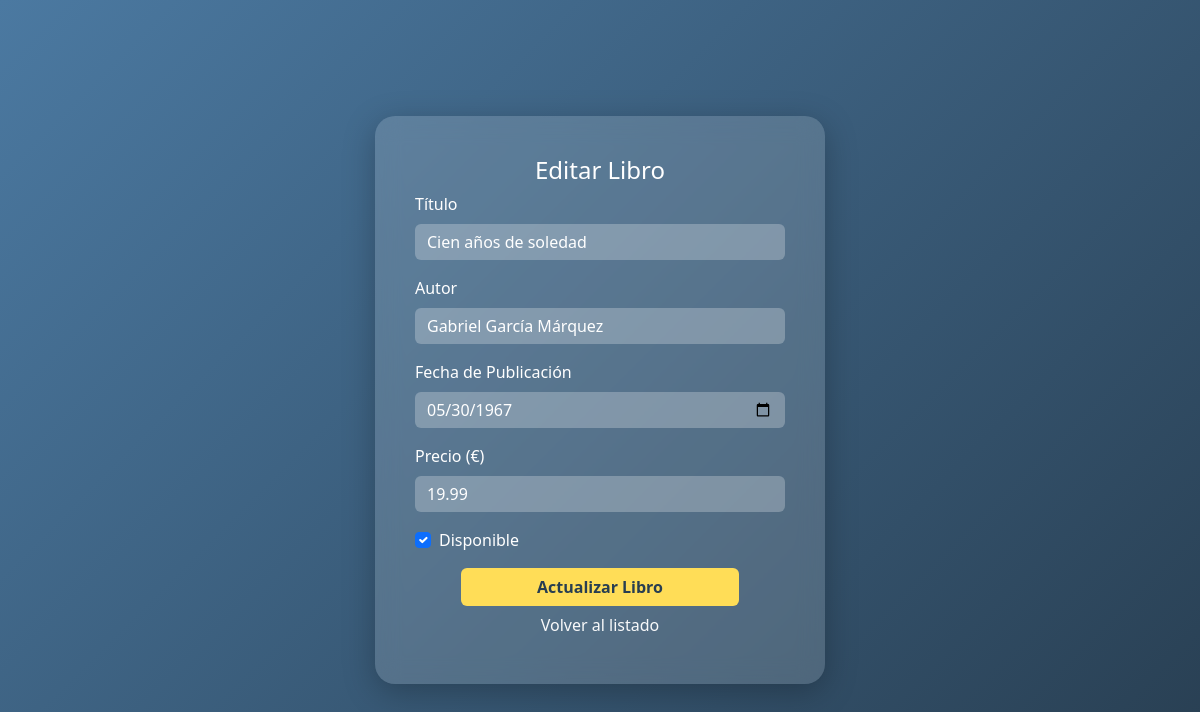
/index.php?action=edit&id=18 (signed in), run on the app's committed database.
### tables this page shows
CREATE TABLE `libros` (
  `id` int(11) NOT NULL,
  `titulo` varchar(150) NOT NULL,
  `autor` varchar(100) NOT NULL,
  `fecha_publicacion` date NOT NULL,
  `precio` decimal(6,2) NOT NULL,
  `disponible` tinyint(1) DEFAULT 1
);

### config/Database.php (called while the page is built, shortened)
<?php
class Database
{
    private $host = "localhost";
    private $db_name = "login-php";
    private $username = "login-php";
    private $password = "1234";
    public function getConnection()
    {
        $this->conn = null;
        try {
            $dsn = "mysql:host={$this->host};dbname={$this->db_name};charset=utf8mb4";
            $this->conn = new PDO($dsn, $this->username, $this->password, [
                PDO::ATTR_ERRMODE => PDO::ERRMODE_EXCEPTION,
                PDO::ATTR_EMULATE_PREPARES => false,
                PDO::ATTR_DEFAULT_FETCH_MODE => PDO::FETCH_ASSOC,
            ]);
        } catch (PDOException $exception) {
            echo "Error de conexión a la base de datos: " . $exception->getMessage();
        }
        return $this->conn;
    }
}

### models/Libro.php (called while the page is built, shortened)
<?php
class Libro
{
    private $conn;
    private $table_name = "libros";
    public $id;
    public function __construct($db)
    {
        $this->conn = $db;
    }
    public function readOne()
    {
        $query = "SELECT * FROM " . $this->table_name . " WHERE id = ? LIMIT 1";
        $stmt = $this->conn->prepare($query);
        $stmt->bindParam(1, $this->id, PDO::PARAM_INT);
        $stmt->execute();
        $row = $stmt->fetch(PDO::FETCH_ASSOC);
        if ($row) {
            $this->titulo = $row['titulo'];
            $this->autor = $row['autor'];
            $this->fecha_publicacion = $row['fecha_publicacion'];
            $this->precio = $row['precio'];
            $this->disponible = $row['disponible'];
            return true;
        }
        return false;
    }
}

### views/editar.php (the view, shortened to what this page needs)
<div class="login-card" style="width: 450px;">
    <div class="card-header text-center text-white">
        <h4>Editar Libro</h4>
    </div>
    <div class="card-body">
        <form id="formLibro" method="POST" action="index.php?action=edit&id=<?php echo $libro_data->id; ?>">
            <div class="mb-3">
                <label class="form-label">Título</label>
                <input type="text" id="titulo" name="titulo" class="form-control" value="<?php echo htmlspecialchars($libro_data->titulo); ?>" required>
            </div>
            <div class="mb-3">
                <label class="form-label">Autor</label>
                <input type="text" id="autor" name="autor" class="form-control" value="<?php echo htmlspecialchars($libro_data->autor); ?>" required>
            </div>
            <div class="mb-3">
                <label class="form-label">Fecha de Publicación</label>
                <input type="date" id="fecha_publicacion" name="fecha_publicacion" class="form-control"
                    value="<?php echo htmlspecialchars($libro_data->fecha_publicacion); ?>" required>
            </div>
            <div class="mb-3">
                <label class="form-label">Precio (€)</label>
                <input type="number" step="0.01" id="precio" name="precio" class="form-control"
                    value="<?php echo htmlspecialchars($libro_data->precio); ?>" required>
            </div>
            <div class="form-check mb-3">
                <input class="form-check-input" type="checkbox" name="disponible" id="disponible"
                    <?php echo $libro_data->disponible ? 'checked' : ''; ?>>
                <label class="form-check-label" for="disponible">
                    Disponible
                </label>
            </div>
            <div class="d-flex justify-content-center">
                <button class="btn w-75" style="background:#ffdd57; color:#283e51; font-weight:bold;">
                    Actualizar Libro
                </button>
            </div>
        </form>
    </div>
    <div class="card-footer text-center">
        <a href="index.php?action=listar" class="btn link-light">Volver al listado</a>
    </div>
</div>
<?php
require __DIR__ . "/layout.php";
?>

### public/styles.css (style rules this page uses)
html, body { height: 100%; margin: 0; padding: 0; }
body { background: linear-gradient(135deg, #4b79a1, #283e51); background-size: cover; height: 100vh; overflow: hidden; }
.login-card { backdrop-filter: blur(12px); background: rgba(255, 255, 255, 0.15); border-radius: 20px; padding: 40px; width: 380px; box-shadow: 0 8px 32px rgba(0, 0, 0, 0.25); animation: fadeIn 0.8s ease-out; }
label { color: #fff; font-weight: 500; }
.form-control { background: rgba(255, 255, 255, 0.25); border: none; color: #fff; }
.form-control::placeholder { color: #e0e0e0; }

### data on the page
libros: titulo "Cien años de soledad", autor "Gabriel García Márquez", fecha_publicacion "05/30/1967", precio "19.99", disponible "☑"
